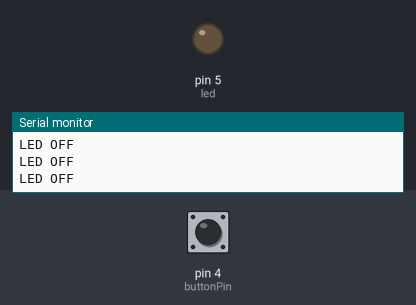
A sketch run on a simulated Arduino Uno, built with avr-gcc and run on an emulated ATmega328P. Shown: output pins drawn as LEDs (lit = HIGH), the last lines printed to the serial monitor. The inputs (shaded band) are chosen by the test bench; at power-on: pin 4 (buttonPin) LOW.

Above: at 2.8 s.
2.9 s: pin 4 (buttonPin) pulled HIGH for 1.2 s
At 3.3 s:
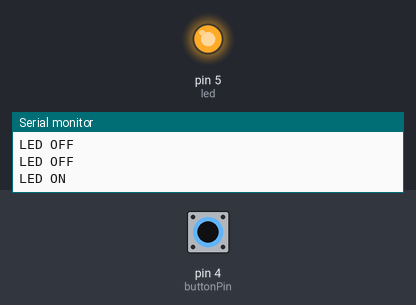
6.5 s: pin 4 (buttonPin) pulled HIGH for 3.2 s
At 11.1 s:
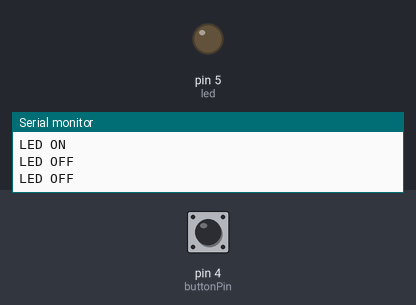
Timing chart, 0 to 12.6 s (numbered marks = the images above; inputs shaded):
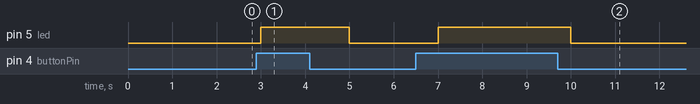

Measured:
- after the input at 2.9 s, pin 5 (led): LOW → HIGH after 0.10 s, → LOW 2.0 s later
- after the input at 6.5 s, pin 5 (led): LOW → HIGH after 0.50 s, → LOW 3.0 s later

The sketch:

PushButton_INPUT.ino
```cpp
const int buttonPin = 4;
int led = 5;
int buttonState = 0;


void setup() {
  Serial.begin(9600);
  pinMode(buttonPin, INPUT);
  pinMode(led, OUTPUT);
}

void loop() {
  buttonState = digitalRead(buttonPin);

  if (buttonState == HIGH) {
   digitalWrite(led, HIGH);
   Serial.println("LED ON");
   delay(1000); }

  if (buttonState == LOW) {
    digitalWrite(led, LOW);
    Serial.println("LED OFF");
    delay(1000); }

}
```
